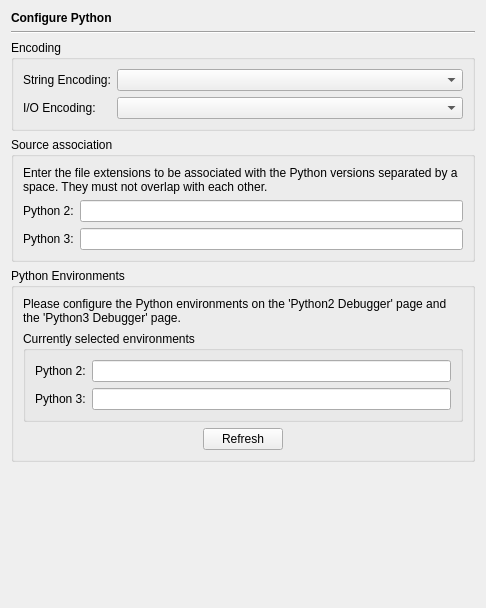
<?xml version="1.0" encoding="UTF-8"?>
<ui version="4.0">
 <class>PythonPage</class>
 <widget class="QWidget" name="PythonPage">
  <property name="geometry">
   <rect>
    <x>0</x>
    <y>0</y>
    <width>482</width>
    <height>608</height>
   </rect>
  </property>
  <layout class="QVBoxLayout" name="verticalLayout_2">
   <item>
    <widget class="QLabel" name="headerLabel">
     <property name="text">
      <string>&lt;b&gt;Configure Python&lt;/b&gt;</string>
     </property>
    </widget>
   </item>
   <item>
    <widget class="Line" name="line11_2_2_2_2">
     <property name="frameShape">
      <enum>QFrame::HLine</enum>
     </property>
     <property name="frameShadow">
      <enum>QFrame::Sunken</enum>
     </property>
     <property name="orientation">
      <enum>Qt::Horizontal</enum>
     </property>
    </widget>
   </item>
   <item>
    <widget class="QGroupBox" name="groupBox">
     <property name="title">
      <string>Encoding</string>
     </property>
     <layout class="QGridLayout" name="gridLayout">
      <item row="0" column="0">
       <widget class="QLabel" name="label">
        <property name="text">
         <string>String Encoding:</string>
        </property>
       </widget>
      </item>
      <item row="0" column="1">
       <widget class="QComboBox" name="stringEncodingComboBox">
        <property name="sizePolicy">
         <sizepolicy hsizetype="Expanding" vsizetype="Fixed">
          <horstretch>0</horstretch>
          <verstretch>0</verstretch>
         </sizepolicy>
        </property>
        <property name="toolTip">
         <string>Select the string encoding to be used.</string>
        </property>
       </widget>
      </item>
      <item row="1" column="0">
       <widget class="QLabel" name="label_2">
        <property name="text">
         <string>I/O Encoding:</string>
        </property>
       </widget>
      </item>
      <item row="1" column="1">
       <widget class="QComboBox" name="ioEncodingComboBox">
        <property name="sizePolicy">
         <sizepolicy hsizetype="Expanding" vsizetype="Fixed">
          <horstretch>0</horstretch>
          <verstretch>0</verstretch>
         </sizepolicy>
        </property>
        <property name="toolTip">
         <string>Select the string encoding used by commandline tools.</string>
        </property>
       </widget>
      </item>
     </layout>
    </widget>
   </item>
   <item>
    <widget class="QGroupBox" name="groupBox_3">
     <property name="title">
      <string>Source association</string>
     </property>
     <layout class="QGridLayout" name="gridLayout_2">
      <item row="0" column="0" colspan="2">
       <widget class="QLabel" name="label_3">
        <property name="text">
         <string>Enter the file extensions to be associated with the Python versions separated by a space. They must not overlap with each other.</string>
        </property>
        <property name="wordWrap">
         <bool>true</bool>
        </property>
       </widget>
      </item>
      <item row="1" column="0">
       <widget class="QLabel" name="label_4">
        <property name="text">
         <string>Python 2:</string>
        </property>
       </widget>
      </item>
      <item row="1" column="1">
       <widget class="QLineEdit" name="py2ExtensionsEdit"/>
      </item>
      <item row="2" column="0">
       <widget class="QLabel" name="label_5">
        <property name="text">
         <string>Python 3:</string>
        </property>
       </widget>
      </item>
      <item row="2" column="1">
       <widget class="QLineEdit" name="py3ExtensionsEdit"/>
      </item>
     </layout>
    </widget>
   </item>
   <item>
    <widget class="QGroupBox" name="groupBox_2">
     <property name="title">
      <string>Python Environments</string>
     </property>
     <layout class="QVBoxLayout" name="verticalLayout">
      <item>
       <widget class="QLabel" name="label_6">
        <property name="text">
         <string>Please configure the Python environments on the 'Python2 Debugger' page and the 'Python3 Debugger' page.</string>
        </property>
        <property name="wordWrap">
         <bool>true</bool>
        </property>
       </widget>
      </item>
      <item>
       <widget class="QGroupBox" name="groupBox_4">
        <property name="title">
         <string>Currently selected environments</string>
        </property>
        <layout class="QGridLayout" name="gridLayout_3">
         <item row="0" column="0">
          <widget class="QLabel" name="label_7">
           <property name="text">
            <string>Python 2:</string>
           </property>
          </widget>
         </item>
         <item row="0" column="1">
          <widget class="QLineEdit" name="py2EnvironmentEdit">
           <property name="readOnly">
            <bool>true</bool>
           </property>
          </widget>
         </item>
         <item row="1" column="0">
          <widget class="QLabel" name="label_9">
           <property name="text">
            <string>Python 3:</string>
           </property>
          </widget>
         </item>
         <item row="1" column="1">
          <widget class="QLineEdit" name="py3EnvironmentEdit">
           <property name="readOnly">
            <bool>true</bool>
           </property>
          </widget>
         </item>
        </layout>
       </widget>
      </item>
      <item>
       <layout class="QHBoxLayout" name="horizontalLayout">
        <item>
         <spacer name="horizontalSpacer">
          <property name="orientation">
           <enum>Qt::Horizontal</enum>
          </property>
          <property name="sizeHint" stdset="0">
           <size>
            <width>40</width>
            <height>20</height>
           </size>
          </property>
         </spacer>
        </item>
        <item>
         <widget class="QPushButton" name="refreshButton">
          <property name="toolTip">
           <string>Press to update the display of the currently selected environments</string>
          </property>
          <property name="text">
           <string>Refresh</string>
          </property>
         </widget>
        </item>
        <item>
         <spacer name="horizontalSpacer_2">
          <property name="orientation">
           <enum>Qt::Horizontal</enum>
          </property>
          <property name="sizeHint" stdset="0">
           <size>
            <width>40</width>
            <height>20</height>
           </size>
          </property>
         </spacer>
        </item>
       </layout>
      </item>
     </layout>
    </widget>
   </item>
   <item>
    <spacer>
     <property name="orientation">
      <enum>Qt::Vertical</enum>
     </property>
     <property name="sizeHint" stdset="0">
      <size>
       <width>464</width>
       <height>41</height>
      </size>
     </property>
    </spacer>
   </item>
  </layout>
 </widget>
 <tabstops>
  <tabstop>stringEncodingComboBox</tabstop>
  <tabstop>ioEncodingComboBox</tabstop>
  <tabstop>py2ExtensionsEdit</tabstop>
  <tabstop>py3ExtensionsEdit</tabstop>
  <tabstop>py2EnvironmentEdit</tabstop>
  <tabstop>py3EnvironmentEdit</tabstop>
  <tabstop>refreshButton</tabstop>
 </tabstops>
 <resources/>
 <connections/>
</ui>
